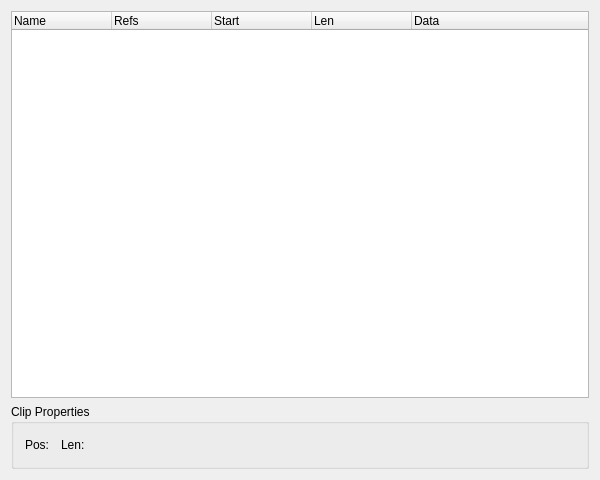
<?xml version="1.0" encoding="UTF-8"?>
<ui version="4.0" stdsetdef="1">
  <author></author>
  <comment></comment>
  <exportmacro></exportmacro>
  <class>ClipListEditorBase</class>
  <widget class="QWidget" name="ClipListEditorBase">
    <property name="geometry">
      <rect>
        <x>0</x>
        <y>0</y>
        <width>600</width>
        <height>480</height>
      </rect>
    </property>
    <property name="windowTitle">
      <string>MusE: ClipList</string>
    </property>
    <layout class="QVBoxLayout">
      <property name="margin">
        <number>11</number>
      </property>
      <property name="spacing">
        <number>6</number>
      </property>
      <item>
        <widget class="QTreeWidget" name="view">
          <property name="allColumnsShowFocus">
            <bool>true</bool>
          </property>
          <property name="rootIsDecorated">
            <bool>true</bool>
          </property>
          <column>
            <property name="text">
              <string>Name</string>
            </property>
            <property name="clickable">
              <bool>true</bool>
            </property>
            <property name="resizeable">
              <bool>true</bool>
            </property>
          </column>
          <column>
            <property name="text">
              <string>Refs</string>
            </property>
            <property name="clickable">
              <bool>true</bool>
            </property>
            <property name="resizeable">
              <bool>true</bool>
            </property>
          </column>
          <column>
            <property name="text">
              <string>Start</string>
            </property>
            <property name="clickable">
              <bool>true</bool>
            </property>
            <property name="resizeable">
              <bool>true</bool>
            </property>
          </column>
          <column>
            <property name="text">
              <string>Len</string>
            </property>
            <property name="clickable">
              <bool>true</bool>
            </property>
            <property name="resizeable">
              <bool>true</bool>
            </property>
          </column>
          <column>
            <property name="text">
              <string>Data</string>
            </property>
            <property name="clickable">
              <bool>true</bool>
            </property>
            <property name="resizeable">
              <bool>true</bool>
            </property>
          </column>
        </widget>
      </item>
      <item>
        <widget class="QGroupBox" name="GroupBox1">
          <property name="title">
            <string>Clip Properties</string>
          </property>
          <layout class="QHBoxLayout">
            <property name="margin">
              <number>11</number>
            </property>
            <property name="spacing">
              <number>6</number>
            </property>
            <item>
              <widget class="QLabel" name="TextLabel1">
                <property name="text">
                  <string>Pos:</string>
                </property>
                <property name="wordWrap">
                  <bool>false</bool>
                </property>
              </widget>
            </item>
            <item>
              <widget class="Awl::PosEdit" name="start">
                <property name="smpte">
                  <bool>true</bool>
                </property>
              </widget>
            </item>
            <item>
              <widget class="QLabel" name="TextLabel2">
                <property name="text">
                  <string>Len:</string>
                </property>
                <property name="wordWrap">
                  <bool>false</bool>
                </property>
              </widget>
            </item>
            <item>
              <widget class="Awl::PosEdit" name="len">
                <property name="smpte">
                  <bool>true</bool>
                </property>
              </widget>
            </item>
            <item>
              <spacer name="Spacer1">
                <property name="sizeHint">
                  <size>
                    <width>20</width>
                    <height>20</height>
                  </size>
                </property>
                <property name="sizeType">
                  <enum>QSizePolicy::Expanding</enum>
                </property>
                <property name="orientation">
                  <enum>Qt::Horizontal</enum>
                </property>
              </spacer>
            </item>
          </layout>
        </widget>
      </item>
    </layout>
  </widget>
  <layoutdefault spacing="6" margin="11"/>
  <customwidgets>
    <customwidget>
      <class>Awl::PosEdit</class>
      <extends>QWidget</extends>
      <header>awl/posedit.h</header>
      <container>0</container>
    </customwidget>
  </customwidgets>
  <pixmapfunction>qPixmapFromMimeSource</pixmapfunction>
</ui>
